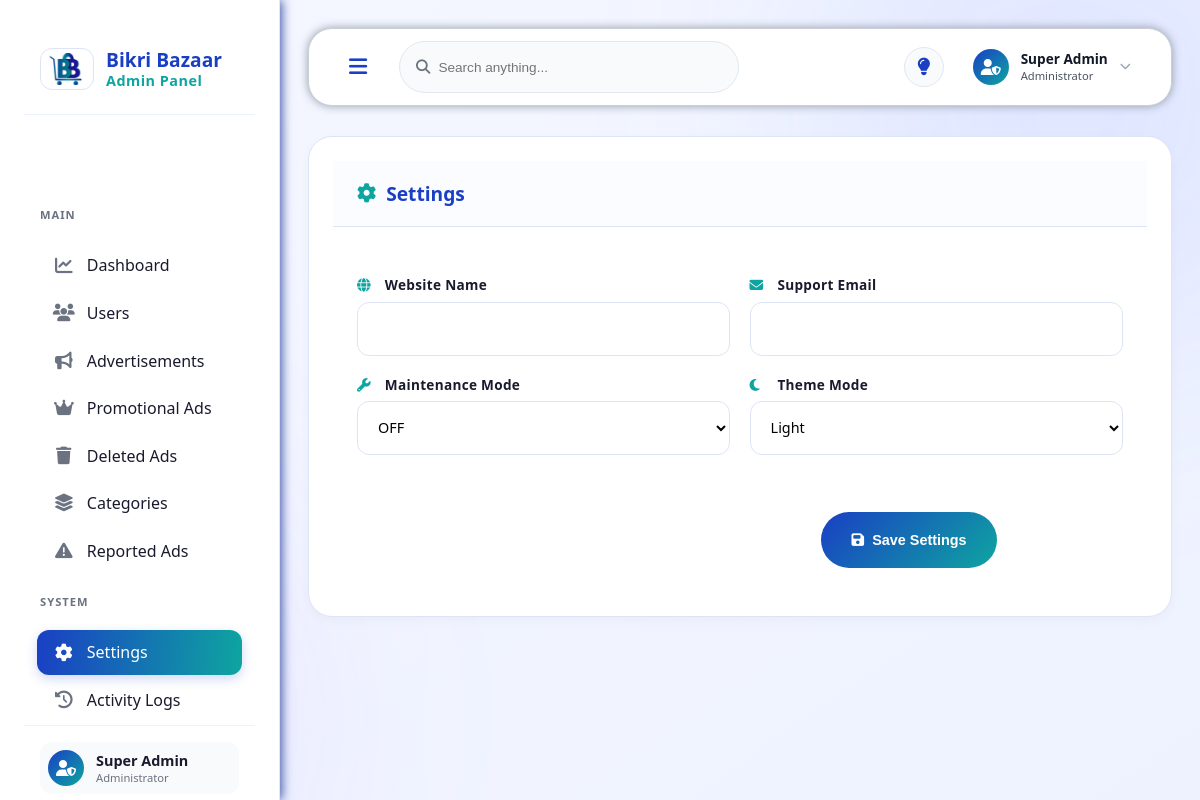
/admin_page.php?page=settings, run on an earlier commit of the app's database.
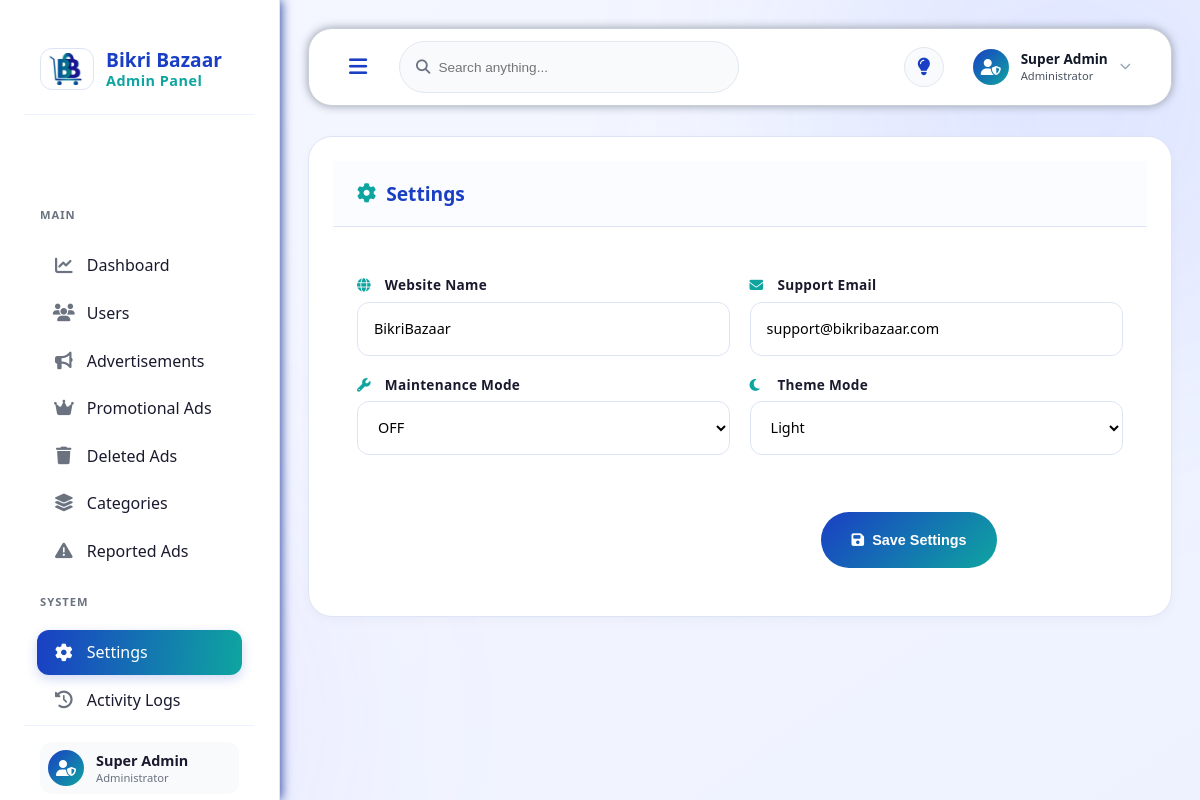
And on a later commit of the database.
### tables this page shows
CREATE TABLE `settings` (
  `id` int NOT NULL AUTO_INCREMENT,
  `site_name` varchar(255) DEFAULT NULL,
  `support_email` varchar(255) DEFAULT NULL,
  `maintenance_mode` enum('on','off') DEFAULT 'off',
  `theme_mode` enum('light','dark') DEFAULT 'light',
  PRIMARY KEY (`id`)
);

### public/admin_page.php (called while the page is built, shortened)
<?php
require_once '../modules/admin/admin_view.php';
?>

### modules/admin/settings/settings_data.php (called while the page is built, shortened)
<?php
require_once __DIR__ . '/../../../shared/db.php';
$settings_query = mysqli_query(
    $conn,
    "SELECT *
     FROM settings
     LIMIT 1"
);
$settings = mysqli_fetch_assoc($settings_query);
if(!$settings){
    $settings_query = mysqli_query(
        $conn,
        "SELECT *
         FROM settings
         LIMIT 1"
    );
    $settings = mysqli_fetch_assoc($settings_query);
}
?>

### modules/admin/settings/settings_view.php (the view, shortened to what this page needs)
<?php require_once __DIR__ . '/settings_data.php'; ?>
<div class="table-card">
    <div class="table-header">
        <h3>
            <i class="fa-solid fa-gear"></i>
            Settings
        </h3>
    </div>
    <form id="settingsForm" action="../modules/admin/settings/update_settings.php" method="POST">
        <div class="form-grid">
            <div class="form-group">
                <label><i class="fa-solid fa-globe"></i> Website Name</label>
                <input type="text" name="site_name"
                       value="<?php echo htmlspecialchars($settings['site_name']); ?>">
            </div>
            <div class="form-group">
                <label><i class="fa-solid fa-envelope"></i> Support Email</label>
                <input type="email" name="support_email"
                       value="<?php echo htmlspecialchars($settings['support_email']); ?>">
            </div>
            <div class="form-group">
                <label><i class="fa-solid fa-wrench"></i> Maintenance Mode</label>
                <select name="maintenance_mode">
                    <option value="off" <?php echo ($settings['maintenance_mode'] === 'off') ? 'selected' : ''; ?>>OFF</option>
                </select>
            </div>
            <div class="form-group">
                <label><i class="fa-solid fa-moon"></i> Theme Mode</label>
                <select name="theme_mode">
                    <option value="light" <?php echo ($settings['theme_mode'] === 'light') ? 'selected' : ''; ?>>Light</option>
                </select>
            </div>
        </div>
        <button type="submit" class="save-btn">
            <i class="fa-solid fa-floppy-disk"></i> Save Settings
        </button>
    </form>
</div>

What changed in the data, as far as the page shows it:
added settings: site_name "BikriBazaar", support_email "support@bikribazaar.com", maintenance_mode "OFF", theme_mode "Light"
Also different on the page:
form field maintenance_mode: "OFF" → (not shown)
form field theme_mode: "Light" → (not shown)
